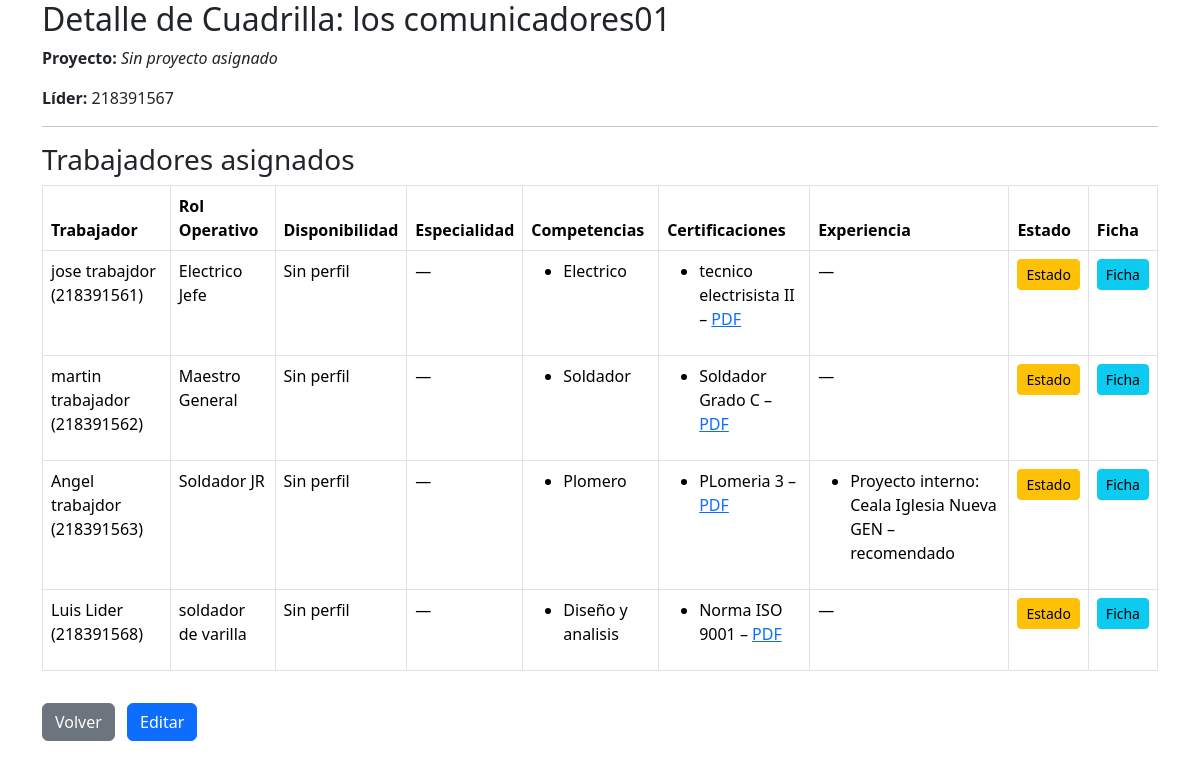
/personal/cuadrilla/18/, run on the app's committed database.
### personal/models.py (models this page shows, shortened)
class Cuadrilla(models.Model):
    nombre = models.CharField(max_length=100)
    proyecto = models.ForeignKey(Proyecto, on_delete=models.CASCADE, related_name='cuadrillas', null=True, blank=True)
    lider = models.ForeignKey(User, on_delete=models.SET_NULL, null=True, blank=True, related_name='cuadrillas_lideradas')

class Asignacion(models.Model):
    trabajador = models.ForeignKey(User, on_delete=models.CASCADE)
    cuadrilla = models.ForeignKey(Cuadrilla, on_delete=models.CASCADE, related_name='asignaciones')
    rol = models.ForeignKey(Rol, on_delete=models.SET_NULL, null=True, blank=True)

class Rol(models.Model):
    nombre = models.CharField(max_length=50)

class CompetenciaTrabajador(models.Model):
    NIVEL_CHOICES = [
        ('basico', 'Básico'),
        ('intermedio', 'Intermedio'),
        ('avanzado', 'Avanzado'),
        ('experto', 'Experto'),
    ]
    trabajador = models.ForeignKey(Trabajador, on_delete=models.CASCADE, related_name='competencias')
    nombre = models.CharField(max_length=100)
    nivel = models.CharField(max_length=20, choices=NIVEL_CHOICES, default='basico')
    fecha_adquisicion = models.DateField(null=True, blank=True)
    class Meta:
        unique_together = ('trabajador', 'nombre')

class CertificacionTrabajador(models.Model):
    trabajador = models.ForeignKey(Trabajador, on_delete=models.CASCADE, related_name='certificaciones_trabajador')
    nombre = models.CharField(max_length=150)
    entidad = models.CharField(max_length=150, blank=True, null=True)
    archivo = models.FileField(upload_to='certificaciones/', blank=True, null=True)
    fecha_emision = models.DateField()
    fecha_expiracion = models.DateField(null=True, blank=True)

class ExperienciaTrabajador(models.Model):
    trabajador = models.ForeignKey(Trabajador, on_delete=models.CASCADE, related_name='experiencias_trabajador')
    proyecto = models.CharField(max_length=150, blank=True, null=True)
    empresa_externa = models.CharField(max_length=150, blank=True, null=True)
    rol = models.CharField(max_length=100, blank=True, null=True)
    fecha_inicio = models.DateField(null=True, blank=True)
    fecha_termino = models.DateField(null=True, blank=True)
    calificacion = models.CharField(max_length=20, choices=[('no_recomendado','No recomendado'),('recomendado','Recomendado'),('muy_recomendado','Muy recomendado')], blank=True, null=True)

### personal/views.py (the view)
def detalle_cuadrilla(request, cuadrilla_id):
    cuadrilla = get_object_or_404(Cuadrilla, id=cuadrilla_id)
    asignaciones = Asignacion.objects.filter(cuadrilla=cuadrilla)
    users = [a.trabajador for a in asignaciones]
    trabajadores = Trabajador.objects.filter(user__in=users)
    perfiles = TrabajadorPerfil.objects.filter(user__in=users)
    competencias = CompetenciaTrabajador.objects.filter(trabajador__in=trabajadores)
    certificaciones = CertificacionTrabajador.objects.filter(trabajador__in=trabajadores)
    experiencias = ExperienciaTrabajador.objects.filter(trabajador__in=trabajadores)
    perfil_map = {p.user_id: p for p in perfiles}
    comp_map = {}
    for c in competencias:
        user_id = c.trabajador.user_id
        comp_map.setdefault(user_id, []).append(c)
    cert_map = {}
    for c in certificaciones:
        user_id = c.trabajador.user_id
        cert_map.setdefault(user_id, []).append(c)
    exp_map = {}
    for e in experiencias:
        user_id = e.trabajador.user_id
        exp_map.setdefault(user_id, []).append(e)
    return render(request, "detalle_cuadrilla.html", {
        "cuadrilla": cuadrilla,
        "asignaciones": asignaciones,
        "perfil_map": perfil_map,
        "comp_map": comp_map,
        "cert_map": cert_map,
        "exp_map": exp_map,
        "can_manage": request.user.is_authenticated and request.user.groups.filter(name='JefeProyecto').exists(),
        "cuadrillas": Cuadrilla.objects.all(),
    })

### core/context_processors.py (called while the page is built)
def notificaciones_no_leidas(request):
    if request.user.is_authenticated:
        return {
            "notifs_no_leidas": request.user.notificaciones.filter(leida=False).count()
        }
    return {"notifs_no_leidas": 0}

### personal/templatetags/custom_tags.py (called while the page is built)
@register.filter
def get_item(dictionary, key):
    return dictionary.get(key)

### personal/templates/detalle_cuadrilla.html (shortened to what this page needs)
{% extends 'base.html' %}
{% load custom_tags %}
{% block content %}
<h2>Detalle de Cuadrilla: {{ cuadrilla.nombre }}</h2>
<p><strong>Proyecto:</strong>
    {% if cuadrilla.proyecto %}
        {{ cuadrilla.proyecto.nombre }}
    {% else %}
        <em>Sin proyecto asignado</em>
    {% endif %}
</p>
<p><strong>Líder:</strong>
    {% if cuadrilla.lider %}
        {{ cuadrilla.lider.username }}
    {% else %}
        <em>Sin líder asignado</em>
    {% endif %}
</p>
<hr>
<h3>Trabajadores asignados</h3>
{% if asignaciones %}
<table class="table table-bordered">
    <thead>
        <tr>
            <th>Trabajador</th>
            <th>Rol Operativo</th>
            <th>Disponibilidad</th>
            <th>Especialidad</th>
            <th>Competencias</th>
            <th>Certificaciones</th>
            <th>Experiencia</th>
            <th>Estado</th>
            <th>Ficha</th>
        </tr>
    </thead>
    <tbody>
    {% for a in asignaciones %}
        {% with user=a.trabajador perfil=perfil_map|get_item:user.id %}
        <tr>
            <td>{{ user.first_name }} {{ user.last_name }} ({{ user.username }})</td>
            <td>
                {% if a.rol %}
                    {{ a.rol.nombre }}
                {% else %}
                    Sin rol
                {% endif %}
            </td>
            <td>
                {% if perfil %}
                    {{ perfil.estado_efectivo }}
                {% else %}
                    Sin perfil
                {% endif %}
            </td>
            <td>
                {% if perfil and perfil.especialidad %}
                    {{ perfil.especialidad }}
                {% else %}
                    —
                {% endif %}
            </td>
            <td>
                {% if comp_map|get_item:user.id %}
                    <ul>
                        {% for c in comp_map|get_item:user.id %}
                            <li>{{ c.nombre }} {% if c.certificada %}(Certificada){% endif %}</li>
                        {% endfor %}
                    </ul>
                {% else %}
                    —
                {% endif %}
            </td>
            <td>
                {% if cert_map|get_item:user.id %}
                    <ul>
                        {% for cert in cert_map|get_item:user.id %}
                            <li>{{ cert.nombre }}
                                {% if cert.archivo %}
                                    – <a href="{{ cert.archivo.url }}" target="_blank">PDF</a>
                                {% endif %}
                            </li>
                        {% endfor %}
                    </ul>
                {% else %}
                    —
                {% endif %}
            </td>
            <td>
                {% if exp_map|get_item:user.id %}
                    <ul>
                                {% for exp in exp_map|get_item:user.id %}
                                    <li>
                                        {% if exp.proyecto %}
                                            Proyecto interno: {{ exp.proyecto }}
                                        {% else %}
                                            Externo: {{ exp.proyecto_externo }}{% if exp.empresa_externa %} ({{ exp.empresa_externa }}){% endif %}
                                        {% endif %}
                                        – {{ exp.calificacion }}
                                    </li>
                                {% endfor %}
                    </ul>
                {% else %}
                    —
                {% endif %}
            </td>
            <td>
                {% if user.trabajador_profile %}
                    <a href="{% url 'personal:editar_estado_trabajador' user.trabajador_profile.id %}"
                       class="btn btn-sm btn-warning">Estado</a>
                {% else %}
                    <em>Sin perfil</em>
                {% endif %}
            </td>
            <td>
                {% if user.trabajador_profile %}
                    <a href="{% url 'personal:detalle_trabajador' user.trabajador_profile.id %}"
                       class="btn btn-sm btn-info">Ficha</a>
                {% else %}
                    <em>Sin ficha</em>
                {% endif %}
            </td>
        </tr>
        {% endwith %}
    {% endfor %}
    </tbody>
</table>
{% else %}
<p>No hay trabajadores asignados.</p>
{% endif %}
<a href="{% url 'proyectos:panel' %}" class="btn btn-secondary mt-3">Volver</a>
<a href="{% url 'personal:editar_cuadrilla' cuadrilla.id %}" class="btn btn-primary mt-3 ms-2">Editar</a>
{% endblock %}

### data on the page
Cuadrilla: lider.username "218391567"
Asignacion: trabajador.first_name "jose", trabajador.last_name "trabajdor", trabajador.username "218391561", rol.nombre "Electrico Jefe"
CompetenciaTrabajador: nombre "Electrico"
CertificacionTrabajador: nombre "tecnico electrisista II"
Asignacion: trabajador.first_name "martin", trabajador.last_name "trabajador", trabajador.username "218391562", rol.nombre "Maestro General"
CompetenciaTrabajador: nombre "Soldador"
CertificacionTrabajador: nombre "Soldador Grado C"
Asignacion: trabajador.first_name "Angel", trabajador.last_name "trabajdor", trabajador.username "218391563", rol.nombre "Soldador JR"
CompetenciaTrabajador: nombre "Plomero"
CertificacionTrabajador: nombre "PLomeria 3"
ExperienciaTrabajador: proyecto "Ceala Iglesia Nueva GEN", calificacion "recomendado"
Asignacion: trabajador.first_name "Luis", trabajador.last_name "Lider", trabajador.username "218391568", rol.nombre "soldador de varilla"
CompetenciaTrabajador: nombre "Diseño y analisis"
CertificacionTrabajador: nombre "Norma ISO 9001"
